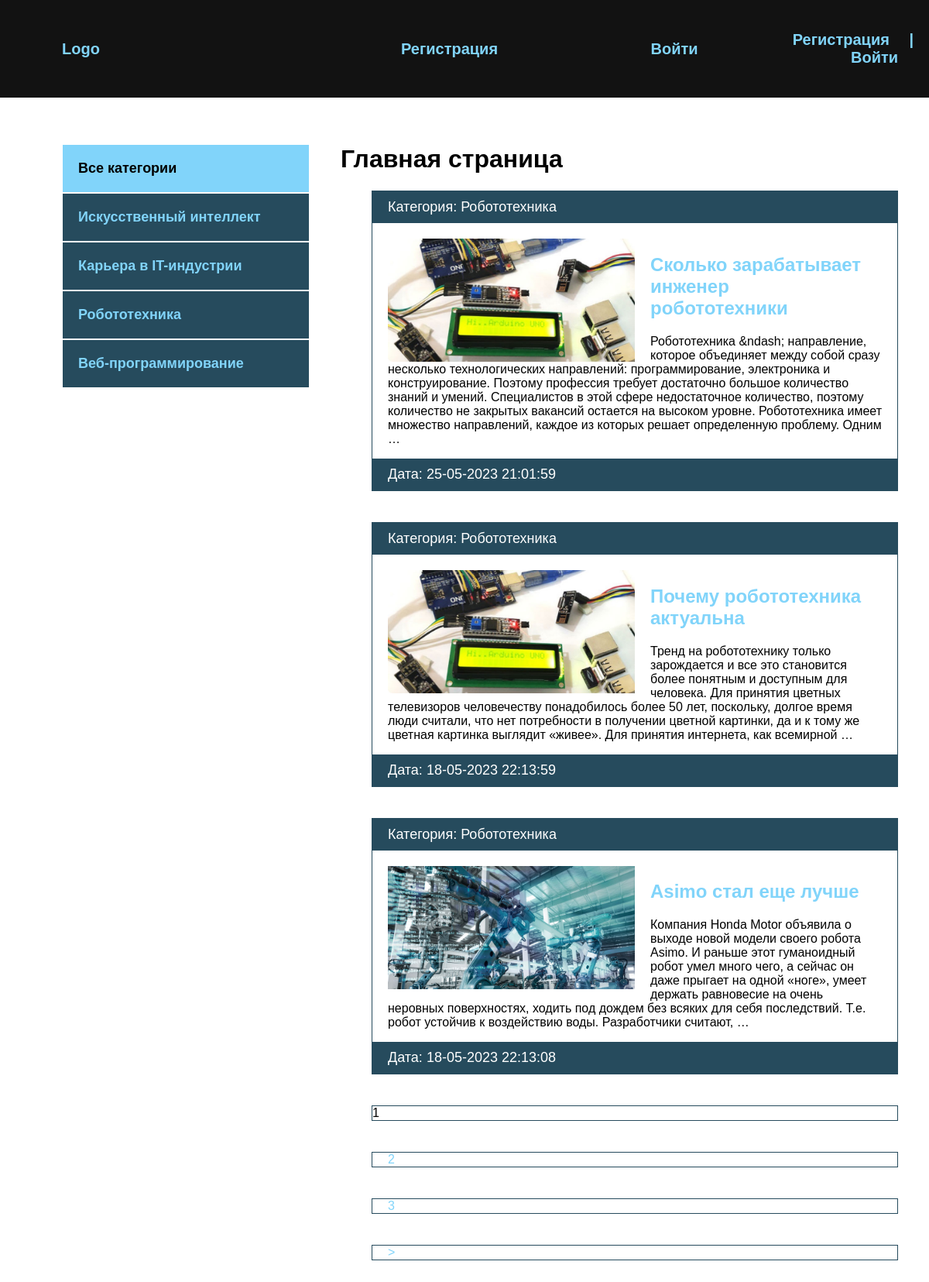
The page / on the database its author committed.
### blog/models.py (models this page shows, shortened)
class Category(models.Model):
    name = models.CharField(max_length=255, verbose_name='Категория')
    slug = models.SlugField(max_length=255, unique=True, verbose_name='URL')
    def __str__(self):
        return self.name
    def get_absolute_url(self):
        return reverse('category', kwargs={'cat_slug': self.slug})
    class Meta:
        verbose_name = "Категорию"
        verbose_name_plural = "Категории"

class Blog(models.Model):
    title = models.CharField(max_length=255, verbose_name='Название')
    slug = models.SlugField(max_length=255, unique=True, verbose_name="URL")
    content = models.TextField(blank=True, verbose_name='Контент')
    photo = models.ImageField(upload_to="photos/%Y/%m/%d/", blank=True, verbose_name='Фото')
    time_created = models.DateTimeField(auto_now_add=True, verbose_name='Дата публикации')
    time_update = models.DateTimeField(auto_now=True, verbose_name='Дата обновления')
    is_published = models.BooleanField(default=True, verbose_name='Опубликовано')
    cat = models.ForeignKey('Category', on_delete=models.PROTECT, verbose_name='Категория')
    def get_absolute_url(self):
        return reverse('post', kwargs={'post_slug': self.slug})
    class Meta:
        verbose_name = "Новость"
        verbose_name_plural = "Новости"
        ordering = ['-time_created']

### blog/views.py (the view)
# urls.py: path('', BlogHome.as_view(), name='index'),
class BlogHome(DataMixin, ListView):
    model = Blog
    template_name = "blog/index.html"
    context_object_name = 'posts'
    def get_context_data(self, *, object_list=None, **kwargs):
        context = super().get_context_data(**kwargs)
        c_def= self.get_user_context(title='Главная страница')
        return dict(list(context.items()) + list(c_def.items()))
    def get_queryset(self):
        return Blog.objects.filter(is_published=True).select_related('cat')

### blog/utils.py (called while the page is built)
    def get_user_context(self,**kwargs):
        context = kwargs
        cats = Category.objects.annotate(Count('blog'))
        user_menu = menu.copy()
        if not  self.request.user.is_authenticated:
            user_menu.pop(0)
        context['menu'] = user_menu
        context['cats'] = cats
        if 'cat_selected' not in context:
            context['cat_selected'] = 0
        return context

### blog/templates/blog/index.html
{% extends 'blog/base.html' %}
{% block content %}
{% load static %}
<h1>{{ title }}</h1>
<ul>
    {% for p in posts %}
    <li>
        <p class="first">Категория: {{p.cat}}</p>
        <div class="text">
            {% if p.photo %}
            <img src="{{ p.photo.url }}" class="image" alt="">
            {% else %}
            <img src="{% static 'blog/default.jpg' %}" alt="" class="image">
            {% endif %}
            <h2><a href="{{ p.get_absolute_url }}">{{ p.title }}</a></h2>
            <p>{{ p.content|striptags|truncatewords:50 }}</p>
        </div>
        <p class="date">Дата: {{ p.time_update|date:"d-m-Y H:i:s" }}</p>
    </li>
    {% endfor %}
</ul>
{% endblock %}

### blog/templates/blog/base.html (shortened to what this page needs)
{% load static %}
{% load blog_tags %}
<!DOCTYPE html>
<html lang="en">
<head>
    <link rel="stylesheet" href="{% static 'css/style.css' %}">
</head>
<body>
    <div class="header">
        <div class="wrap">
            <ul class="mainmenu">
                <li class="logo"><a href="{% url 'index' %}">Logo</a></li>
                {% for m in menu %}
                <li class="last"><a href="{% url m.url_name %}">{{ m.title }}</a></li>
                {% endfor %}
                {% if request.user.is_authenticated %}
                <li class="last">{{user.username}}| <a href="{% url 'logout' %}">Выйти</a></li>
                {% else %}
                <li class="last"><a href="{% url 'register' %}">Регистрация</a> |
                    <a href="{% url 'login'%}">Войти</a>
                </li>
                {% endif %}
            </ul>
        </div>
    </div>
    <div class="content">
        <div class="wrap">
            <div class="sidebar">
                <ul>
                    {% if cat_selected == 0 %}
                    <li class="selected">Все категории</li>
                    {% else %}
                    <li><a href="{% url 'index' %}">Все категории</a></li>
                    {% endif %}
                    {% for c in cats %}
    {% if c.blog__count > 0 %}
        {% if c.pk == cat_selected %}
        <li class="selected">{{ c.name }}</li>
         {% else %}
        <li><a href="{{ c.get_absolute_url }}">{{ c.name }}</a></li>
        {% endif %}
    {% endif %}
{% endfor %}
                </ul>
            </div>
            <div class="main">
                {% block content %}
                {% endblock %}
{% if page_obj.has_other_pages %}
<div>
    <ul class="list-pages">
        {% for p in paginator.page_range %}
            {% if page_obj.number == p %}
            <li class="page-num page-num-selected">{{ p }}</li>
            {% elif p >= page_obj.number|add:-2 and p <= page_obj.number|add:2 %}
            <li class="page-num">
                <a href="?page={{ p }}">{{ p }}</a>
            </li>
            {% endif %}
        {% endfor %}
        {% if page_obj.has_next %}
        <li class="page-num">
            <a href="?page={{ page_obj.next_page_number }}">&gt;</a>
        </li>
        {% endif %}
    </ul>
</div>
{% endif %}
            </div>
        </div>
    </div>
</body>
</html>

### blog/static/css/style.css (style rules this page uses)
body { margin: 0; padding: 0; background: #264b5d; font-family: Verdana, Geneva, Tahoma, sans-serif; }
.wrap { max-width: 1200px; margin: 0 auto; }
.content .wrap { background: #FFF; padding: 40px; box-sizing: border-box; display: flex; }
ul { list-style: none; }
a { color: #81d4fa; text-decoration: none; padding: 20px; }
.header { background: #121212; padding: 20px; }
.mainmenu { display: flex; align-items: center; font-size: 20px; font-weight: bold; justify-content: space-between; }
.logo { flex-basis: 40%; }
.last { flex-basis: 30%; text-align: right; color: #81d4fa; }
.sidebar ul { width: 320px; margin-right: 40px; margin-top: 20px; }
.sidebar a { padding: 20px; display: block; border: 1px solid #FFF; background: #264b5d; font-weight: bold; font-size: 18px; }
.selected { font-size: 18px; padding: 20px; border: 1px solid #FFF; font-weight: bold; background: #81d4fa; }
.main li { border: 1px solid #264b5d; margin-bottom: 40px; }
.first, .date { padding: 10px 20px; background: #264b5d; font-size: 18px; color: #FFF; margin: 0; }
.image { float: left; margin-right: 20px; max-width: 50%; }
.text { padding: 20px 20px 0; }
.text a { padding-left: 0; }
.last a { display: inline; }

### rows shown on the page
Category: name "Искусственный интеллект"
Category: name "Карьера в IT-индустрии"
Category: name "Робототехника"
Category: name "Веб-программирование"
Blog: cat "Робототехника", photo (picture), title "Сколько зарабатывает инженер робототехники", content "Робототехника &ndash; направление, которое объединяет между собой сразу несколько технологических направлений: программирование, электроника и конструирование. Поэтому профессия требует достаточно большое количество знаний и умений. Специалистов в этой сфере недостаточное количество, поэтому количество не закрытых вакансий остается на высоком уровне. Робототехника имеет множество направлений, каждое из которых решает определенную проблему. Одним …", time_update "25-05-2023 21:01:59"
Blog: cat "Робототехника", photo (picture), title "Почему робототехника актуальна", content "Тренд на робототехнику только зарождается и все это становится более понятным и доступным для человека. Для принятия цветных телевизоров человечеству понадобилось более 50 лет, поскольку, долгое время люди считали, что нет потребности в получении цветной картинки, да и к тому же цветная картинка выглядит «живее». Для принятия интернета, как всемирной …", time_update "18-05-2023 22:13:59"
Blog: cat "Робототехника", title "Asimo стал еще лучше", content "Компания Honda Motor объявила о выходе новой модели своего робота Asimo. И раньше этот гуманоидный робот умел много чего, а сейчас он даже прыгает на одной «ноге», умеет держать равновесие на очень неровных поверхностях, ходить под дождем без всяких для себя последствий. Т.е. робот устойчив к воздействию воды. Разработчики считают, …", time_update "18-05-2023 22:13:08"

### other values the page prints
{{ m.title }} "Регистрация" "Войти"
{{ title }} "Главная страница"
{{ p }} "1"
{{ p }} "2" "3"
